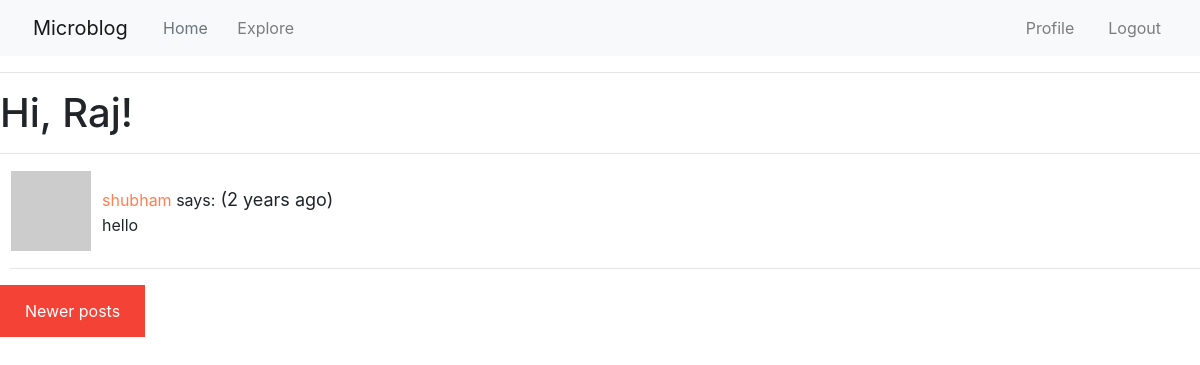
/explore?page=3 (signed in), run on an earlier commit of the app's database.
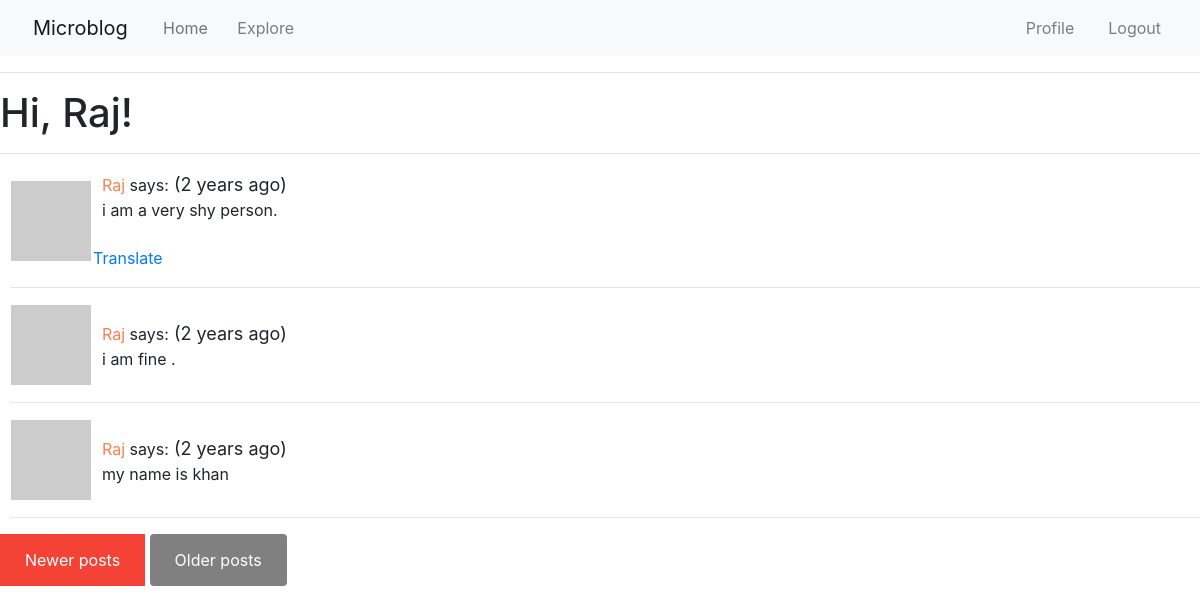
And on a later commit of the database.
### app/models.py (models this page shows, shortened)
class Post(db.Model):
    id=db.Column(db.Integer, primary_key=True)
    body=db.Column(db.String(140))
    timestamp=db.Column(db.DateTime, index=True, default=datetime.utcnow)
    language = db.Column(db.String(5))
    user_id = db.Column(db.Integer, db.ForeignKey('user.id'))

class User(UserMixin, db.Model):
    id=db.Column(db.Integer, primary_key=True)
    username=db.Column(db.String(64), index=True, unique=True)
    email=db.Column(db.String(120), index=True, unique=True)
    password_hash=db.Column(db.String(128))
    posts=db.relationship('Post', backref='author', lazy='dynamic')
    about_me=db.Column(db.String(140))
    last_seen=db.Column(db.DateTime,default=datetime.utcnow)
    followed=db.relationship(
        'User',secondary=followers,
        primaryjoin=(followers.c.follower_id == id),
        secondaryjoin=(followers.c.followed_id == id),
        backref=db.backref('followers',lazy='dynamic'),lazy='dynamic')
    def avatar(self,size):
        digest = md5(self.email.lower().encode('utf-8')).hexdigest()
        return 'https://www.gravatar.com/avatar/{}?d=identicon&s={}'.format(digest,size)

### app/routes.py (the view)
@app.route('/explore')
@login_required
def explore():
    page = request.args.get('page', 1, type=int)
    posts=Post.query.order_by(Post.timestamp.desc()).paginate(page,app.config['POSTS_PER_PAGE'],False)
    next_url = url_for('explore', page=posts.next_num) \
        if posts.has_next else None
    prev_url = url_for('explore', page=posts.prev_num) \
        if posts.has_prev else None
    return render_template("index.html", title='Explore', posts=posts.items,
                          next_url=next_url, prev_url=prev_url)

### app/models.py (called while the page is built)
@login.user_loader
def load_user(id):
    return User.query.get(int(id))

### app/routes.py (called while the page is built)
@app.before_request
def before_request():
    if current_user.is_authenticated:
        current_user.last_seen = datetime.utcnow()
        db.session.commit()
    g.locale = str(get_locale())

### app/templates/index.html (shortened to what this page needs)
{% import 'bootstrap/wtf.html' as wtf %}
{% extends "base.html" %}
{% block app_content %}
    <h1>{{ _('Hi, %(username)s!', username=current_user.username) }}</h1>
    <hr>
    <div style="padding-left: 10px;">
    {% for post in posts %}
        {% include '_post.html' %}
        <hr>
    {% endfor %}
    </div>
    {% if prev_url %}
    <a href="{{ prev_url }}" style="background-color: #f44336;
        color: white;
        padding: 14px 25px;
        text-align: center;
        text-decoration: none;
        display: inline-block;">{{_('Newer posts')}}</a>
    {% endif %}
    {% if next_url %}
    <a href="{{ next_url }}" style="background-color: grey;
    color: white;
    padding: 14px 25px;
    text-align: center;
    text-decoration: none;
    display: inline-block;
    border-radius: 4px;">{{_('Older posts')}}</a>
    {% endif %}
{% endblock %}

### app/templates/_post.html
<table>
    <tr value="top" style="">
        <div style="">
        <td><img src="{{ post.author.avatar(50) }}"></td>
        <td>
            &nbsp; <a href="{{ url_for('user' ,username=post.author.username) }}" style="text-decoration: none; color: coral;">
                {{ post.author.username }}
            </a>says:<span class="post-date" style="font-size:18px;padding-left:;"> ({{ moment(post.timestamp).fromNow() }})</span>
            <br>
            &nbsp;&nbsp;{{ post.body }}
            {% if post.language and post.language!=g.locale %}
                <br><br>
                <a href="#">{{ _('Translate') }}</a>
            {% endif %}
        </td>
        </div>
    </tr>
</table>

What changed in the data, as far as the page shows it:
no longer on this page (row unchanged): Post: author.username "shubham", timestamp "2 years ago", body "hello"
added Post: author.username "Raj", timestamp "2 years ago", body "i am a very shy person."
added Post: author.username "Raj", timestamp "2 years ago", body "i am fine ."
added Post: author.username "Raj", timestamp "2 years ago", body "my name is khan"
Also different on the page:
text now shown: "Older posts"
